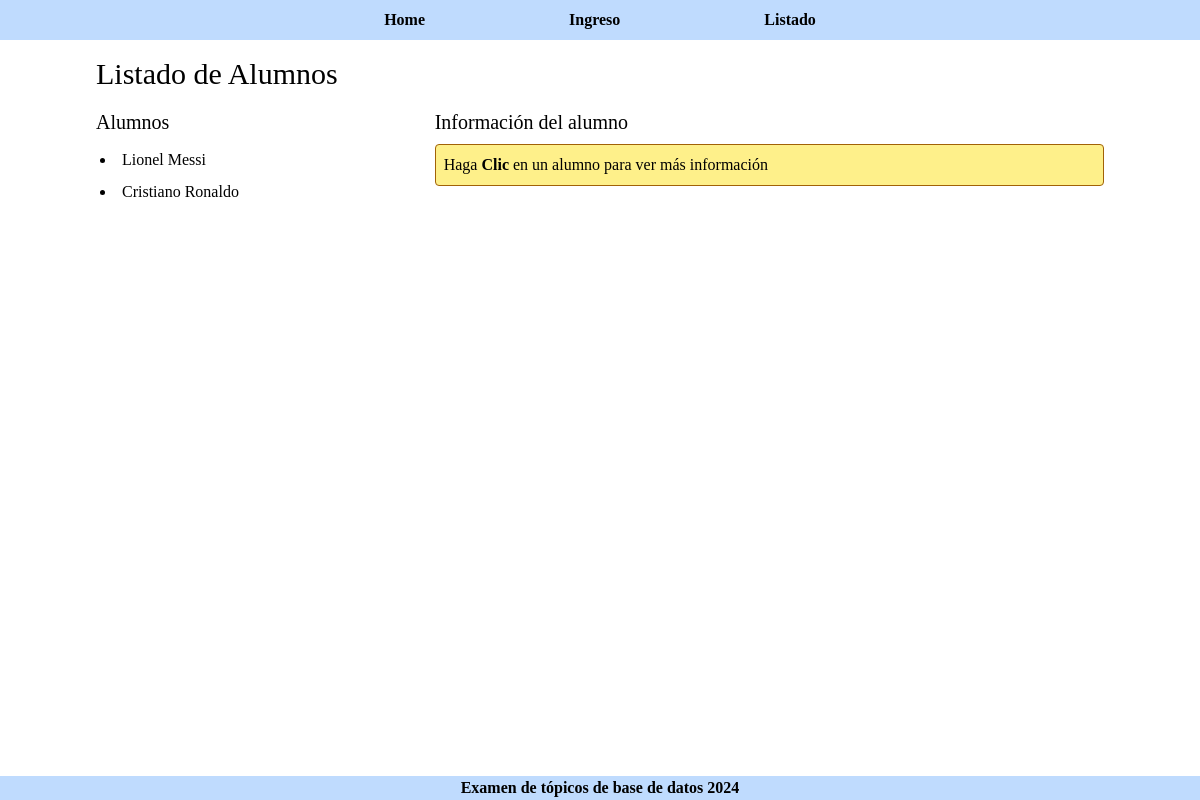
/listado/, run on an earlier commit of the app's database.
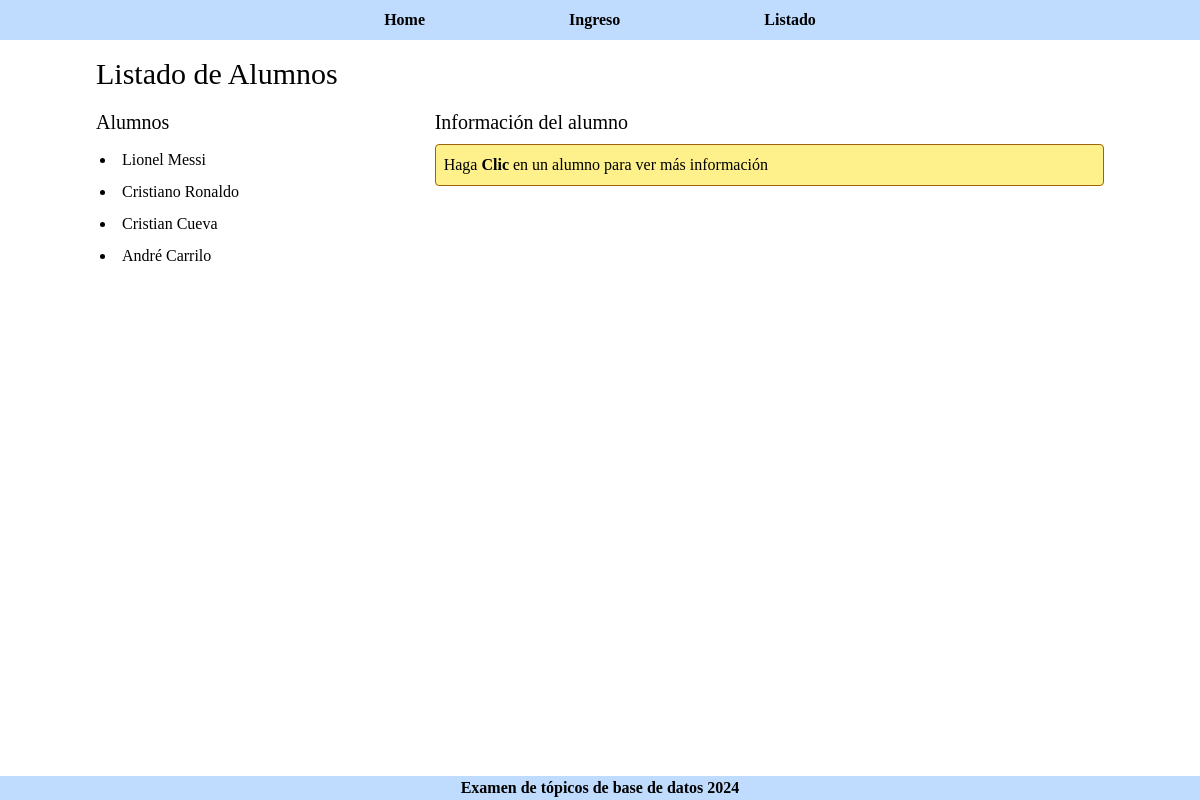
And on a later commit of the database.
### app/models.py (models this page shows, shortened)
class Alumno(models.Model):
    nombre = models.CharField(max_length=100)
    curso = models.CharField(max_length=100)
    nota1 = models.FloatField()
    nota2 = models.FloatField()
    fecha_reg = models.DateTimeField(default=timezone.now)
    def __str__(self):
        return self.nombre

### app/views.py (the view)
# urls.py: path("listado/", listado, name="listado"),
def listado(request):
    try:
        alumnos = Alumno.objects.all()
    except ValueError:
        raise Http404("Ha ocurrido un error al hacer la consulta a la tabla Alumno.", ValueError)
    return render(request, "listado.html", {"alumnos":alumnos})

### app/templates/listado.html (shortened to what this page needs)
{% extends "base.html" %}
{% block content %}
    <h1 class="text-3xl my-2">Listado de Alumnos</h1>
    <div class="flex gap-1">
        <div class="w-1/3">
            <h1 class="text-xl my-2">Alumnos</h1>
            {% if alumnos %}
                <ul
                    id="lista-alumnos"
                    class="list-disc list-inside flex flex-col">
                    {% for alumno in alumnos %}
                        <li id="al-{{alumno.id}}"
                            class="cursor-pointer hover:bg-green-100 px-1 rounded my-1"
                        >{{alumno}}</li>
                    {% endfor %}
                </ul>
            {%else%}
                <p>No hay alumnos</p>
            {% endif %}
        </div>
        <div class="w-2/3 flex flex-col py-2 gap-2" id="info-alumno">
            <h1 class="text-xl">Información del alumno</h1>
            <p
                id="mensaje-amarillo"
                class="bg-yellow-200 rounded p-2 border border-yellow-700"
            >
                Haga <span class="font-bold">Clic</span> en un alumno para ver más información
            </p>
        </div>
    </div>
{% endblock %}

### app/templates/base.html (shortened to what this page needs)
{% load static tailwind_tags %}
<!DOCTYPE html>
<html lang="en">
<head>
    {% tailwind_css %}
</head>
<body class="font-serif flex flex-col h-screen">
    <header>
        <nav>
            <ul
                class="flex justify-center gap-20 bg-blue-200"
            >
                <li>
                    <a
                        href="{%url 'home'%}"
                        class="inline-block py-2 px-8 font-bold hover:bg-blue-300"
                    >Home
                    </a>
                </li>
                <li>
                    <a
                        href="{%url 'ingreso'%}"
                        class="inline-block p-2 px-8 font-bold hover:bg-blue-300"
                    >Ingreso
                    </a>
                </li>
                <li>
                    <a
                        href="{%url 'listado'%}"
                        class="inline-block p-2 px-8 font-bold hover:bg-blue-300"
                    >Listado
                    </a>
                </li>
            </ul>
        </nav>
    </header>
    <main
        class="flex-grow"
    >
        <div
            class="max-w-screen-lg mx-auto p-2"
        >
            {% block content %}{% endblock %}
        </div>
    </main>
    <footer class="text-center font-bold bg-blue-200">Examen de tópicos de base de datos 2024</footer>
</body>
</html>

What changed in the data, as far as the page shows it:
added Alumno: nombre "Cristian Cueva"
added Alumno: nombre "André Carrilo"
